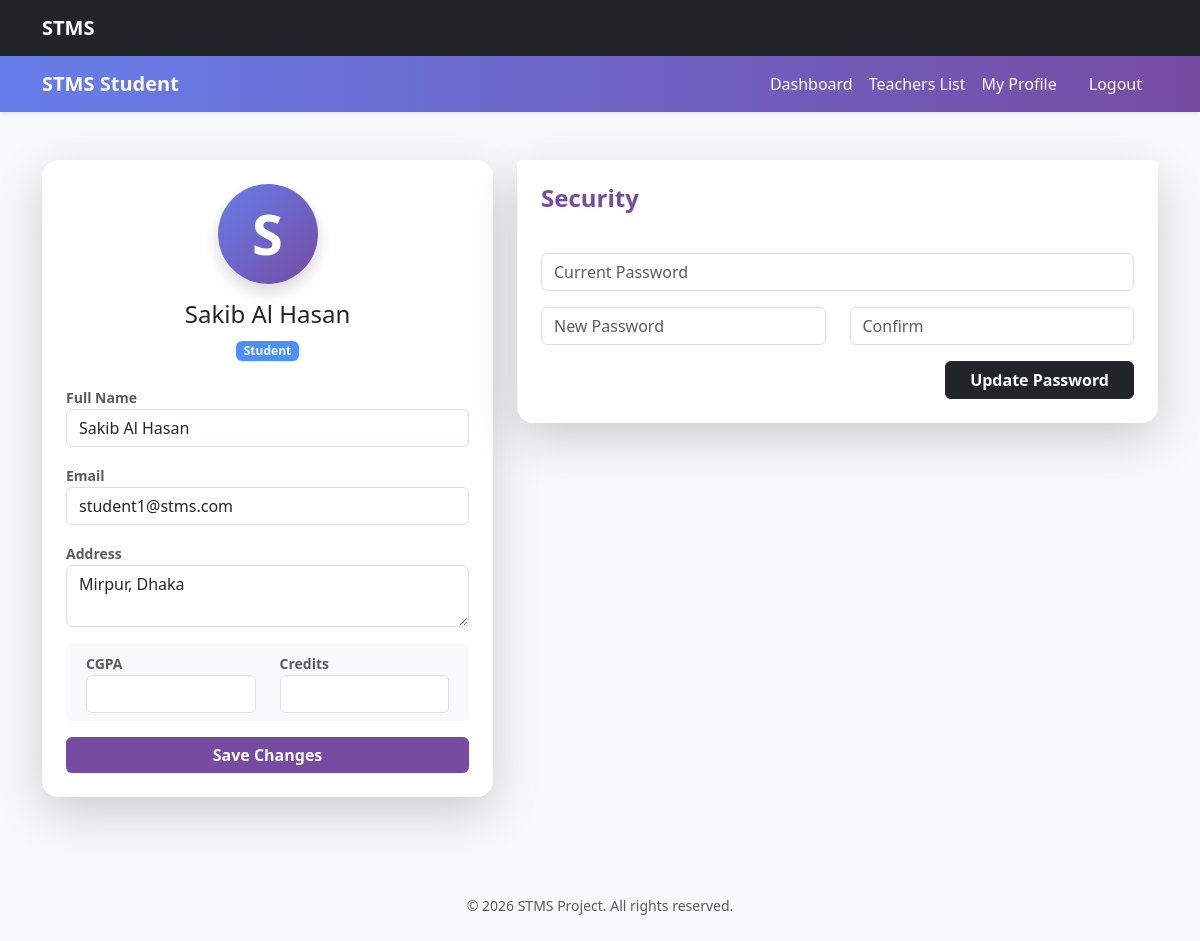
Page /profile.php (signed in) on the committed database.
### tables this page shows
CREATE TABLE users (
    id INT AUTO_INCREMENT PRIMARY KEY,
    full_name VARCHAR(100) NOT NULL,
    email VARCHAR(100) NOT NULL UNIQUE,
    password VARCHAR(255) NOT NULL,
    role ENUM('admin', 'teacher', 'student') NOT NULL,
    address TEXT NULL,
    department VARCHAR(100) NULL,
    created_at TIMESTAMP DEFAULT CURRENT_TIMESTAMP
);

### profile.php (the view, shortened to what this page needs)
<?php
include 'config/database.php';
$user_id = $_SESSION['user_id'];
$stmt = $conn->prepare("SELECT * FROM users WHERE id = :id");
$stmt->execute([':id' => $user_id]);
$profile = $stmt->fetch(PDO::FETCH_ASSOC);
include 'templates/header.php';
if ($_SESSION['user_role'] == 'admin') include 'templates/nav_admin.php';
elseif ($_SESSION['user_role'] == 'teacher') include 'templates/nav_teacher.php';
elseif ($_SESSION['user_role'] == 'student') include 'templates/nav_student.php';
?>
<div class="container py-5">
    <div class="row">
        <div class="col-md-5 mb-4">
            <div class="card border-0 shadow-lg rounded-4">
                <div class="card-body p-4">
                    <div class="text-center mb-4">
                        <div class="rounded-circle d-inline-flex align-items-center justify-content-center text-white fw-bold display-4 shadow" style="width: 100px; height: 100px; background: linear-gradient(135deg, #667eea, #764ba2);">
                             <?php echo strtoupper(substr($profile['full_name'], 0, 1)); ?>
                        </div>
                        <h4 class="mt-3"><?php echo htmlspecialchars($profile['full_name']); ?></h4>
                        <span class="badge bg-primary bg-opacity-75"><?php echo ucfirst($profile['role']); ?></span>
                    </div>
                    <form method="POST">
                        <div class="mb-3"><label class="small text-muted fw-bold">Full Name</label><input type="text" name="full_name" class="form-control" value="<?php echo htmlspecialchars($profile['full_name']); ?>" required></div>
                        <div class="mb-3"><label class="small text-muted fw-bold">Email</label><input type="email" name="email" class="form-control" value="<?php echo htmlspecialchars($profile['email']); ?>" required></div>
                        <div class="mb-3"><label class="small text-muted fw-bold">Address</label><textarea name="address" class="form-control" rows="2"><?php echo htmlspecialchars($profile['address']); ?></textarea></div>
                        <?php if($profile['role'] == 'student'): ?>
                        <div class="row bg-light p-2 rounded mb-3 mx-0">
                            <div class="col-6">
                                <label class="small text-muted fw-bold">CGPA</label>
                                <input type="text" class="form-control bg-white" value="<?php echo $profile['cgpa']; ?>" readonly>
                            </div>
                            <div class="col-6">
                                <label class="small text-muted fw-bold">Credits</label>
                                <input type="text" class="form-control bg-white" value="<?php echo $profile['credits_completed']; ?>" readonly>
                            </div>
                        </div>
                        <?php endif; ?>
                        <button type="submit" name="update_info" class="btn btn-primary w-100 fw-bold" style="background: #764ba2; border:none;">Save Changes</button>
                    </form>
                </div>
            </div>
        </div>
        <div class="col-md-7">
            <div class="card border-0 shadow-lg rounded-4">
                <div class="card-header bg-white border-0 pt-4 px-4"><h4 class="fw-bold" style="color: #764ba2;">Security</h4></div>
                <div class="card-body p-4">
                    <form method="POST">
                        <div class="mb-3"><input type="password" name="current_password" class="form-control" placeholder="Current Password" required></div>
                        <div class="row">
                            <div class="col-md-6 mb-3"><input type="password" name="new_password" class="form-control" placeholder="New Password" required></div>
                            <div class="col-md-6 mb-3"><input type="password" name="confirm_password" class="form-control" placeholder="Confirm" required></div>
                        </div>
                        <div class="d-flex justify-content-end"><button type="submit" name="update_password" class="btn btn-dark fw-bold px-4">Update Password</button></div>
                    </form>
                </div>
            </div>
        </div>
    </div>
</div>
<?php include 'templates/footer.php'; ?>

### assets/css/style.css (style rules this page uses)
body { font-family: 'Segoe UI', Tahoma, Geneva, Verdana, sans-serif; background-color: #f8f9fa; }

### rows in the picture
users: full_name "S", full_name "Sakib Al Hasan", role "Student", email "student1@stms.com", address "Mirpur, Dhaka"
